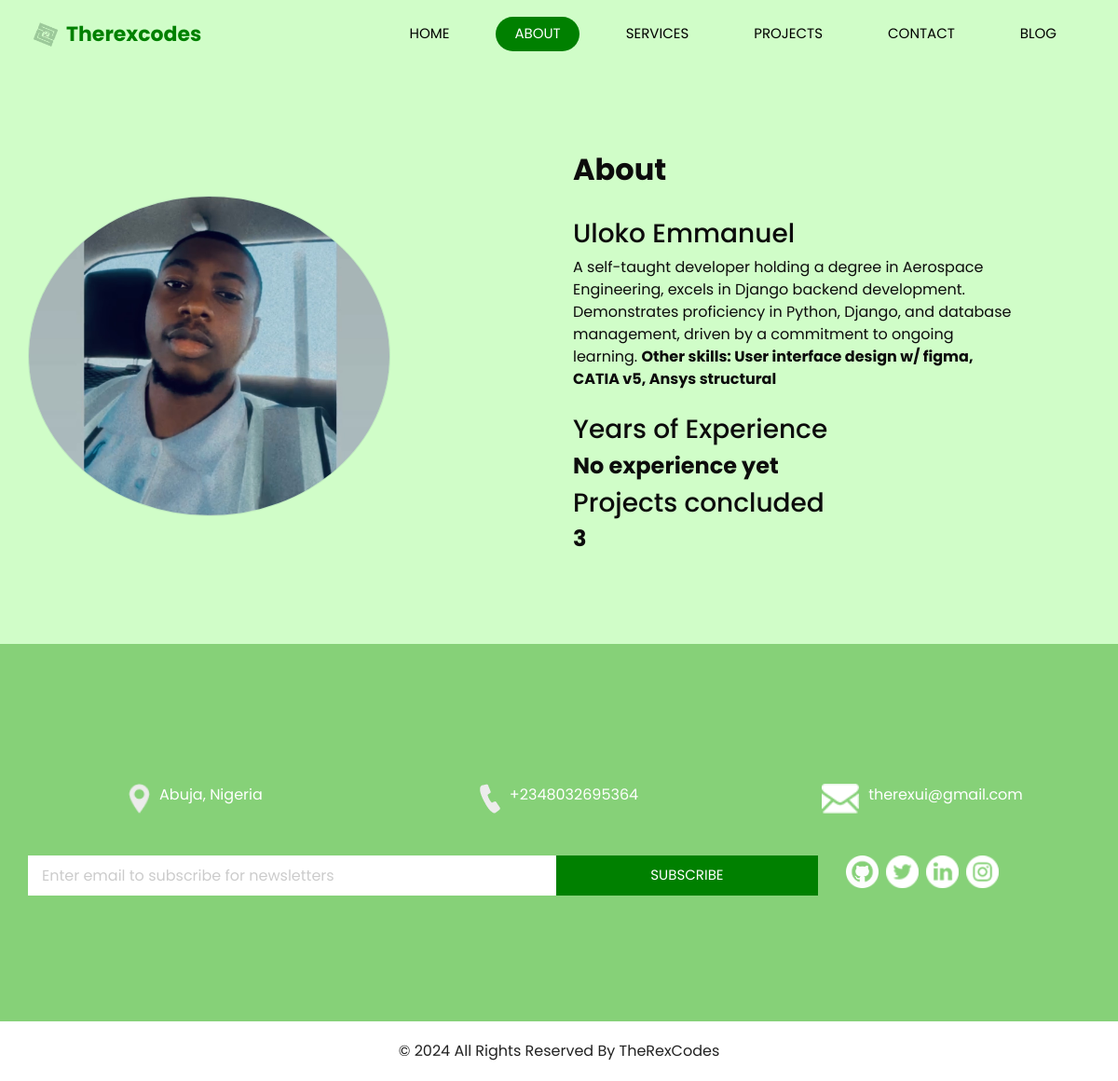
/about, run on the app's committed database.
### main/models.py (models this page shows)
class ContactInfo(models.Model):
    dets = models.TextField(max_length=40)
    icon = models.ImageField(upload_to='pics')

### main/views.py (the view)
# urls.py: path('about', views.about,  name='about'),
def about(request):
    contact_info = ContactInfo.objects.all()
    contact_info = ContactInfo.objects.all()
    context = {
        'bn': Brandname.brandname,
        'contact_info': contact_info
        }
    return render(request, 'about.html', context)

### Templates/about.html (shortened to what this page needs)
{% extends 'layout.html'%}
{% load static %}
{% block body %}
  <div class="hero_area">
    <header class="header_section">
      <div class="container">
        <nav class="navbar navbar-expand-lg custom_nav-container ">
          <a class="navbar-brand" href="{% url 'home'%}">
            <img src="{% static 'images/logo.png'%}" alt="">
            <span>
              {{bn}}
            </span>
          </a>
          <div class="collapse navbar-collapse" id="navbarSupportedContent">
            <div class="d-flex ml-auto flex-column flex-lg-row align-items-center">
              <ul class="navbar-nav  ">
                <li class="nav-item ">
                  <a class="nav-link" href="{% url 'home' %}">Home <span class="sr-only">(current)</span></a>
                </li>
                <li class="nav-item active">
                  <a class="nav-link" href="{% url 'about'%}"> About</a>
                </li>
                <li class="nav-item">
                  <a class="nav-link" href="{% url 'service' %}"> Services </a>
                </li>
                <li class="nav-item">
                  <a class="nav-link" href="{% url 'projects' %}"> Projects </a>
                </li>
                <li class="nav-item">
                  <a class="nav-link" href="{% url 'contact'%}">Contact </a>
                </li>
                <li class="nav-item">
                  <a class="nav-link" href="{% url 'blog'%}">Blog </a>
                </li>
              </ul>
            </div>
          </div>
        </nav>
      </div>
    </header>
  </div>
  <section class="about_section layout_padding">
    <div class="container">
      <div class="row">
        <div class="col-md-6">
          <div class="img_container">
            <div class="img-box b1">
              <img src="{% static 'images/about-img1.jpg'%}" alt="" />
            </div>
          </div>
        </div>
        <div class="col-md-6">
          <div class="detail-box">
            <div class="heading_container">
              <h2>
                About
              </h2>
            </div>
            <p>
              <h3>Uloko Emmanuel</h3>A self-taught developer holding a degree in Aerospace Engineering, excels in Django backend development.
                Demonstrates proficiency in Python, Django, and database management,
                driven by a commitment to ongoing learning.
              <span style="font-weight: bold;">Other skills: User interface design w/ figma, CATIA v5, Ansys structural </span>
            </p>
              <div>
                <h3>Years of Experience</h3>
                  <h4><span style="font-weight: bold;">No experience yet</span></h4>
                <h3>Projects concluded</h3>
                <h4><span style="font-weight: bold;">3</span></h4>
              </div>
          </div>
        </div>
      </div>
    </div>
  </section>
{% include 'info.html'%}
  <footer class="container-fluid footer_section">
    <div class="container">
      <div class="row">
        <div class="col-lg-7 col-md-9 mx-auto">
          <p>
            &copy; 2024 All Rights Reserved By
            <a href="{% url 'home'%}">TheRexCodes</a>
          </p>
        </div>
      </div>
    </div>
  </footer>
{% endblock %}

### Templates/info.html (shortened to what this page needs)
{% load static%}
<section class="info_section layout_padding">
<div class="container">
    <div class="info_contact">
    <div class="row">
        {% for detail in contact_info%}
        <div class="col-md-4">
            <img src="{{detail.icon.url}}" alt="">
            <span>
            {{detail.dets}}
            </span>
        </div>
        {% endfor %}
    </div>
    </div>
    <div class="row">
    <div class="col-md-8 col-lg-9">
        <div class="info_form">
        <form action="{% url 'subscribe' %}" method="POST" >
            <input type="Email" name='Subemail' placeholder="Enter email to subscribe for newsletters">
            <button type="submit">
            subscribe
            </button>
        </form>
        </div>
    </div>
    <div class="col-md-4 col-lg-3">
        <div class="info_social">
        <div>
            <a href="github.com/therexcodes">
            <img src="{% static 'images/github.png'%}" alt="">
            </a>
        </div>
        <div>
            <a href="https://twitter.com/_justRex">
            <img src="{% static 'images/twitter.png' %}" alt="">
            </a>
        </div>
        <div>
            <a href="https://www.linkedin.com/in/emmanuel-uloko-83771022b?lipi=urn%3Ali%3Apage%3Ad_flagship3_profile_view_base_contact_details%3BMui2DXeyQQSvy76du%2FCApw%3D%3D">
            <img src="{% static 'images/linkedin.png' %}" alt="">
            </a>
        </div>
        <div>
            <a href="https://www.instagram.com/_._rex01_._/">
            <img src="{% static 'images/instagram.png' %}" alt="">
            </a>
        </div>
        </div>
    </div>
    </div>
</div>
</section>

### static/styles/style.css (style rules this page uses)
body { font-family: "Poppins", sans-serif; color: #0c0c0c; background-color: #ffffff; }
.layout_padding { padding-top: 90px; padding-bottom: 90px; }
.heading_container { display: -webkit-box; display: -ms-flexbox; display: flex; -webkit-box-pack: start; -ms-flex-pack: start; justify-content: flex-start; -webkit-box-align: center; -ms-flex-align: center; align-items: center; text-align: center; }
.heading_container h2 { position: relative; font-weight: bold; margin-right: 10px; }
.hero_area { height: 98vh; position: relative; display: -webkit-box; display: -ms-flexbox; display: flex; -webkit-box-orient: vertical; -webkit-box-direction: normal; -ms-flex-direction: column; flex-direction: column; background-color: #d0fdc8; }
.sub_page .hero_area { height: auto; }
.header_section .container { padding: 0; }
.custom_nav-container .navbar-nav .nav-item .nav-link { padding: 7px 20px; margin: 10px 15px; color: #000000; text-align: center; border-radius: 35px; text-transform: uppercase; font-size: 15px; }
.custom_nav-container .navbar-nav .nav-item.active .nav-link, .custom_nav-container .navbar-nav .nav-item:hover .nav-link { background-color: #008000; color: #ffffff; }
a, a:hover, a:focus { text-decoration: none; color: inherit; }
.navbar-brand { display: -webkit-box; display: -ms-flexbox; display: flex; -webkit-box-align: center; -ms-flex-align: center; align-items: center; }
.navbar-brand img { margin-right: 5px; width: 35px; }
.navbar-brand span { font-size: 22px; font-weight: 700; color: #008000; }
.custom_nav-container { z-index: 99999; }
.navbar-expand-lg .navbar-collapse { -webkit-box-align: end; -ms-flex-align: end; align-items: flex-end; }
.about_section { background-color: #d0fdc8; }
.about_section .row { -webkit-box-align: center; -ms-flex-align: center; align-items: center; }
.about_section .img_container { display: -webkit-box; display: -ms-flexbox; display: flex; -webkit-box-orient: vertical; -webkit-box-direction: normal; -ms-flex-direction: column; flex-direction: column; }
.about_section .img_container .img-box { border: 1.5px solid #bfebbf; border-radius: 100%; overflow: hidden; }
.about_section .img_container .img-box.b1 { width: 70%; }
.about_section .img_container .img-box img { width: 100%; }
.about_section .detail-box { margin-right: 15%; }
.about_section .detail-box p { margin-top: 25px; }
.info_section { background-color: #86d178; color: #ffffff; }
.info_section .info_contact { margin-top: 60px; margin-bottom: 45px; }
.info_section .info_contact .col-md-4 { display: -webkit-box; display: -ms-flexbox; display: flex; -webkit-box-pack: center; -ms-flex-pack: center; justify-content: center; }
.info_section .info_contact img { max-width: 100%; margin-right: 10px; }
.info_section .info_form { margin: 0 auto; margin-bottom: 45px; }
.info_section .info_form form { display: -webkit-box; display: -ms-flexbox; display: flex; -webkit-box-align: center; -ms-flex-align: center; align-items: center; }
.info_section .info_form form input { background-color: #ffffff; border: none; -webkit-box-flex: 2.5; -ms-flex: 2.5; flex: 2.5; outline: none; color: #000000; min-height: 42.4px; padding-left: 15px; }
.info_section .info_form form input::placeholder { color: #000000; opacity: 0.2; }
.info_section .info_form form button { -webkit-box-flex: 1; -ms-flex: 1; flex: 1; border: none; display: inline-block; padding: 10px 30px; background-color: #008000; color: #ffffff; border-radius: 0; font-size: 15px; text-transform: uppercase; }
.info_section .info_social { display: -webkit-box; display: -ms-flexbox; display: flex; }
.info_section .info_social img { width: 35px; margin-right: 8px; }
.footer_section { display: -webkit-box; display: -ms-flexbox; display: flex; -webkit-box-pack: center; -ms-flex-pack: center; justify-content: center; position: relative; }
.footer_section p { color: #222222; margin: 0 auto; text-align: center; padding: 20px; }
.footer_section p a { color: #222222; }

### static/styles/responsive.css (style rules this page uses)
@media (min-width: 1200px) { .container { max-width: 1170px; } }

### data on the page
ContactInfo: icon (picture), dets "Abuja, Nigeria"
ContactInfo: icon (picture), dets "+2348032695364"
ContactInfo: icon (picture), dets "therexui@gmail.com"

### other printed values
{{ bn }} "Therexcodes"
